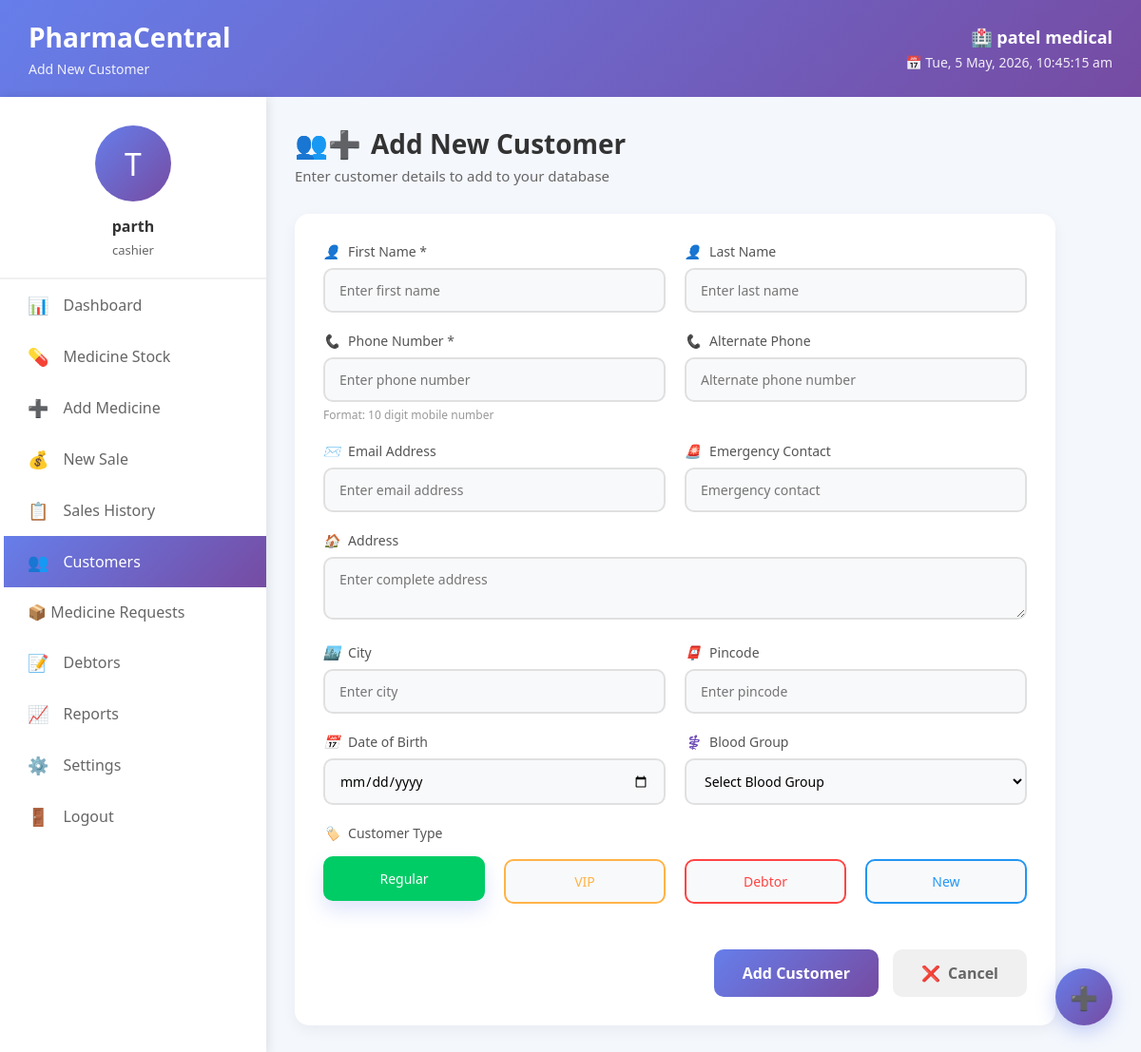
Screenshot of /add-customer/ (signed in) with the database file from the repository.
### app1/models.py (models this page shows, shortened)
class Pharmacy(models.Model):
    name = models.CharField(max_length=200)
    owner = models.ForeignKey(User, on_delete=models.CASCADE, related_name='pharmacies')
    license_number = models.CharField(max_length=50, unique=True)
    gst_number = models.CharField(max_length=50, unique=True)
    address = models.TextField()
    city = models.CharField(max_length=100)
    pincode = models.CharField(max_length=10)
    phone = models.CharField(max_length=15)
    email = models.EmailField()
    registration_date = models.DateField(auto_now_add=True)
    is_verified = models.BooleanField(default=False)
    gst_certificate = models.FileField(upload_to='documents/gst/', null=True, blank=True)
    license_document = models.FileField(upload_to='documents/license/', null=True, blank=True)
    owner_id_proof = models.FileField(upload_to='documents/id_proof/', null=True, blank=True)
    owner_photo = models.ImageField(upload_to='profiles/owners/', null=True, blank=True)
    created_at = models.DateTimeField(auto_now_add=True)
    updated_at = models.DateTimeField(auto_now=True)

class User(AbstractUser):
    USER_TYPES = (
        ('admin', 'Admin'),
        ('pharmacy_owner', 'Pharmacy Owner'),
        ('pharmacist', 'Pharmacist'),
        ('cashier', 'Cashier'),
    )
    user_type = models.CharField(max_length=20, choices=USER_TYPES, default='cashier')
    phone_number = models.CharField(max_length=15, blank=True)
    profile_picture = models.ImageField(upload_to='profiles/', null=True, blank=True)
    is_active = models.BooleanField(default=True)
    created_at = models.DateTimeField(auto_now_add=True)
    updated_at = models.DateTimeField(auto_now=True)
    groups = models.ManyToManyField(
        'auth.Group',
        verbose_name='groups',
        blank=True,
        help_text='The groups this user belongs to.',
        related_name="pharmacentral_user_set",  # Unique name
        related_query_name="pharmacentral_user",
    )
    user_permissions = models.ManyToManyField(
        'auth.Permission',
        verbose_name='user permissions',
        blank=True,
        help_text='Specific permissions for this user.',
        related_name="pharmacentral_user_set",  # Unique name
        related_query_name="pharmacentral_user",
    )

### app1/views.py (the view, shortened to what this page needs)
# urls.py: path('add-customer/', views.add_customer, name='add_customer'),
@login_required(login_url='login')
def add_customer(request):
    user = request.user
    try:
        pharmacy = Pharmacy.objects.get(owner=user)
    except Pharmacy.DoesNotExist:
        messages.error(request, '❌ Pharmacy profile not found! Please complete your profile first.')
        return redirect('settings')
    context = {
        'pharmacy': pharmacy,
        'pharmacy_name': pharmacy.name,
        'pharmacy_id': pharmacy.id,
        'user_full_name': user.get_full_name() or user.username,
        'user_initials': user.username[0].upper() if user.username else 'U',
        'user_role': getattr(user, 'user_type', 'Pharmacist'),
        'today': timezone.now().date().strftime('%Y-%m-%d'),
        'min_date': '1900-01-01',
        'max_date': timezone.now().date().strftime('%Y-%m-%d'),
    }
    return render(request, 'app1/add-customer.html', context)

### app1/templates/app1/add-customer.html (shortened to what this page needs)
<!DOCTYPE html>
<html lang="gu">
<head>
</head>
<body>
    <div class="header">
        <div class="logo-area">
            <h1>PharmaCentral</h1>
            <p>Add New Customer</p>
        </div>
        <div class="pharmacy-info">
            <h3>🏥 {{ pharmacy_name|default:"City Medical Store" }}</h3>
            <p id="currentDateTime">📅 Loading...</p>
        </div>
    </div>
    <div class="container">
        <div class="sidebar">
            <div class="profile-card">
                <div class="profile-img">{{ user_initials|default:"👤" }}</div>
                <h3>{{ user_full_name|default:"User" }}</h3>
                <p>{{ user_role|default:"Pharmacist" }}</p>
            </div>
            <div class="menu">
                <a href="{% url 'dashboard' %}" class="menu-item">
                    <span>📊</span> Dashboard
                </a>
                <a href="{% url 'medicine_stock' %}" class="menu-item">
                    <span>💊</span> Medicine Stock
                </a>
                <a href="{% url 'add_medicine' %}" class="menu-item">
                    <span>➕</span> Add Medicine
                </a>
                <a href="{% url 'sales' %}" class="menu-item">
                    <span>💰</span> New Sale
                </a>
                <a href="{% url 'sales_history' %}" class="menu-item">
                    <span>📋</span> Sales History
                </a>
                <a href="{% url 'customers' %}" class="menu-item active">
                    <span>👥</span> Customers
                </a>
                <a href="{% url 'medicine_requests' %}" class="menu-item">📦 Medicine Requests</a>
                <a href="{% url 'debtors' %}" class="menu-item">
                    <span>📝</span> Debtors
                </a>
                <a href="{% url 'reports' %}" class="menu-item">
                    <span>📈</span> Reports
                </a>
                <a href="{% url 'settings' %}" class="menu-item">
                    <span>⚙️</span> Settings
                </a>
                <a href="{% url 'logout' %}" class="menu-item" onclick="return confirm('Are you sure you want to logout?')">
                    <span>🚪</span> Logout
                </a>
            </div>
        </div>
        <div class="main-content">
            <div class="page-header">
                <h2>
                    <span>👥➕</span> Add New Customer
                </h2>
                <p>Enter customer details to add to your database</p>
            </div>
            <div class="form-container">
                <form id="addCustomerForm" method="POST" action="{% url 'add_customer' %}">
                    <div class="form-row">
                        <div class="form-group">
                            <label><i>👤</i> First Name *</label>
                            <input type="text" name="first_name" id="first_name" placeholder="Enter first name" required>
                        </div>
                        <div class="form-group">
                            <label><i>👤</i> Last Name</label>
                            <input type="text" name="last_name" id="last_name" placeholder="Enter last name">
                        </div>
                    </div>
                    <div class="form-row">
                        <div class="form-group">
                            <label><i>📞</i> Phone Number *</label>
                            <input type="tel" name="phone" id="phone" placeholder="Enter phone number" required>
                            <small>Format: 10 digit mobile number</small>
                        </div>
                        <div class="form-group">
                            <label><i>📞</i> Alternate Phone</label>
                            <input type="tel" name="alternate_phone" id="alternate_phone" placeholder="Alternate phone number">
                        </div>
                    </div>
                    <div class="form-row">
                        <div class="form-group">
                            <label><i>✉️</i> Email Address</label>
                            <input type="email" name="email" id="email" placeholder="Enter email address">
                        </div>
                        <div class="form-group">
                            <label><i>🚨</i> Emergency Contact</label>
                            <input type="tel" name="emergency_contact" id="emergency_contact" placeholder="Emergency contact">
                        </div>
                    </div>
                    <div class="form-row">
                        <div class="form-group">
                            <label><i>🏠</i> Address</label>
                            <textarea name="address" id="address" placeholder="Enter complete address" rows="2"></textarea>
                        </div>
                    </div>
                    <div class="form-row">
                        <div class="form-group">
                            <label><i>🏙️</i> City</label>
                            <input type="text" name="city" id="city" placeholder="Enter city">
                        </div>
                        <div class="form-group">
                            <label><i>📮</i> Pincode</label>
                            <input type="text" name="pincode" id="pincode" placeholder="Enter pincode">
                        </div>
                    </div>
                    <div class="form-row">
                        <div class="form-group">
                            <label><i>📅</i> Date of Birth</label>
                            <input type="date" name="dob" id="dob">
                        </div>
                        <div class="form-group">
                            <label><i>⚕️</i> Blood Group</label>
                            <select name="blood_group" id="blood_group">
                                <option value="">Select Blood Group</option>
                            </select>
                        </div>
                    </div>
                    <div class="form-row">
                        <div class="form-group">
                            <label><i>🏷️</i> Customer Type</label>
                            <div class="customer-type-options">
                                <div class="type-option regular">
                                    <label for="type_regular">Regular</label>
                                </div>
                                <div class="type-option vip">
                                    <label for="type_vip">VIP</label>
                                </div>
                                <div class="type-option debtor">
                                    <label for="type_debtor">Debtor</label>
                                </div>
                                <div class="type-option new">
                                    <label for="type_new">New</label>
                                </div>
                            </div>
                        </div>
                    </div>
                    <div class="form-actions">
                        <button type="submit" class="btn-submit" id="submitBtn">
                            <span id="btnText">Add Customer</span>
                        </button>
                        <a href="{% url 'customers' %}" class="btn-cancel">
                            <span>❌</span> Cancel
                        </a>
                    </div>
                </form>
            </div>
        </div>
    </div>
    <div class="quick-actions">
        <a href="{% url 'add_customer' %}" class="action-btn quick" title="Add New Customer">➕</a>
    </div>
</body>
</html>

### rows the page displays
Pharmacy: name "patel medical"
User: first_name "parth", user_type "cashier"

### other values shown
{{ user_initials|default:"👤" }} "T"
